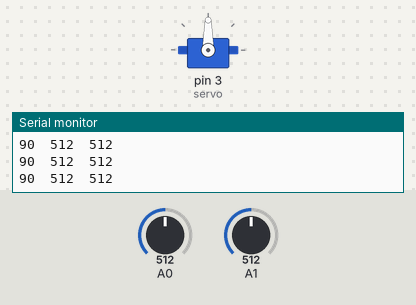
Simulated run of this sketch. Board: Arduino Uno, built with avr-gcc and run on an emulated ATmega328P. On the bench: servo, the last lines printed to the serial monitor. The test bench sets the inputs (shaded band); at power-on: A0 = 512, A1 = 512.

Above: at 1.2 s.
1.3 s: A0 set to 716
At 2.1 s:
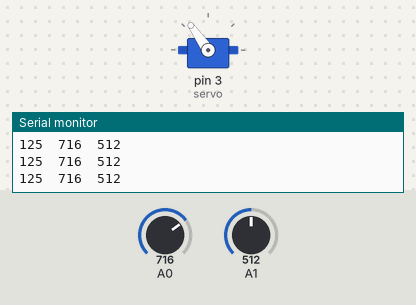
2.8 s: A0 set to 900
At 3.3 s:
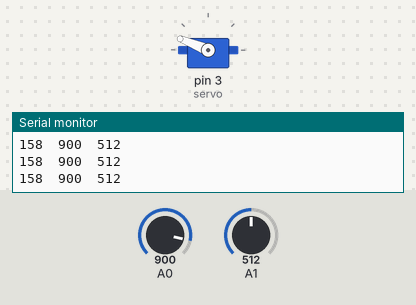
4.3 s: A0 set to 990
At 5.5 s:
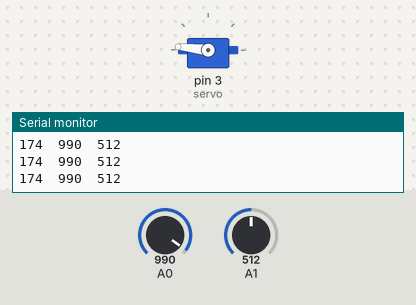
5.8 s: A0 set to 1008
At 6.9 s:
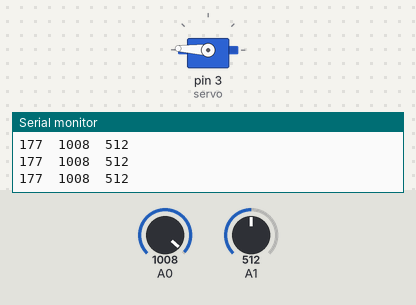
7.3 s: A0 set to 306
At 7.9 s:
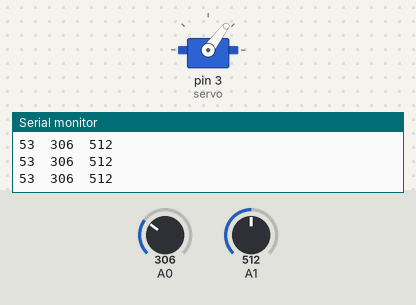
8.8 s: A1 set to 11
10.3 s: A1 set to 8
Timing chart, 0 to 13.3 s (numbered marks = the images above; inputs shaded):
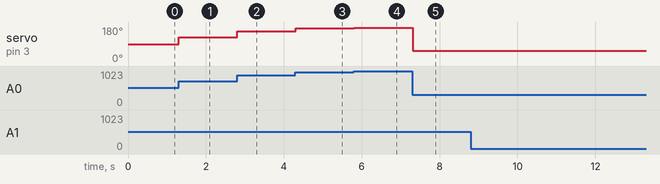

The sketch:

arduino_joystick_servo.ino
```cpp
#include <Servo.h>
Servo servo;//Servoオブジェクトを作成

#define MAX_SENSER_VAL 754
#define MIN_SENSER_VAL 269

void setup()
{
  Serial.begin(9600);
  servo.attach(3,1500-600,1500+600); //D9ピンをサーボの信号線として設定
  servo.write(90); // サーボの角度を90°に設定
}
void loop()
{
#if 1
  int angle;
  int sensorValue1 = analogRead(A0);//515,269-754
  int sensorValue2 = analogRead(A1);//508
  angle = map(sensorValue1,0,1023,0,180);
//  angle = map(sensorValue1,268,755,0,180);
//  angle = sensorValue1*180.0/1023.0;
  servo.write(angle); // サーボの角度を90°に設定
//  servo.write(90); // サーボの角度を90°に設定
  Serial.print(angle);
  Serial.print("\t");
  Serial.print(sensorValue1);
  Serial.print("\t");
  Serial.println(sensorValue2);

#else
  servo.write(90); // サーボの角度を90°に設定
  servo.write(117);
  servo.write(133);
  servo.write(144);
  servo.write(153);
  servo.write(160);
  servo.write(166);
  servo.write(171);
  servo.write(176);
  servo.write(180); // サーボの角度を180°に設定
  delay(1000);
  servo.write(180); // サーボの角度を80°に設定
  servo.write(153);
  servo.write(137);
  servo.write(126);
  servo.write(117);
  servo.write(110);
  servo.write(104);
  servo.write(99);
  servo.write(94);
  servo.write(90); // サーボの角度を90°に設定
  delay(3000);
  servo.write(90); // サーボの角度を90°に設定
  servo.write(63);
  servo.write(47);
  servo.write(36);
  servo.write(27);
  servo.write(20);
  servo.write(14);
  servo.write(9);
  servo.write(4);
  servo.write(0); // サーボの角度を0°に設定
  delay(1000);
  servo.write(0); // サーボの角度を0°に設定
  servo.write(27);
  servo.write(43);
  servo.write(54);
  servo.write(63);
  servo.write(70);
  servo.write(76);
  servo.write(81);
  servo.write(86);
  servo.write(90); // サーボの角度を90°に設定
  delay(3000);
#endif
}
```

Measured:
- after the input at 1.3 s, servo on pin 3 (servo): 90° → 125° at once
- after the input at 2.8 s, servo on pin 3 (servo): 125° → 158° at once
- after the input at 4.3 s, servo on pin 3 (servo): 158° → 174° at once
- after the input at 5.8 s, servo on pin 3 (servo): 174° → 177° at once
- after the input at 7.3 s, servo on pin 3 (servo): 177° → 53° at once
